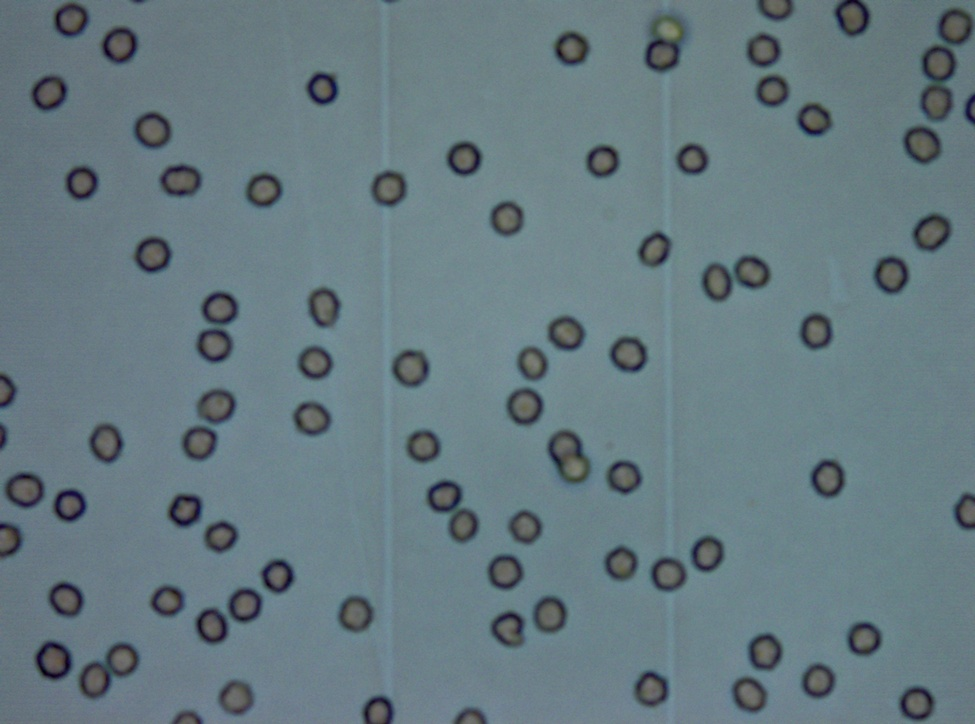
#> input picture A.jpg, 975 x 724 px, shrunk from 2080 x 1544 before the run
$ python -i erythrocyte_app.py   (imports and definitions only)
#> lines starting #> are read from the running program, lines starting #| are printed output that depends on the picture; after the words box and inside, x2 and y2 are one past the last pixel; in counts of white or black regions, pixels touching at a corner belong together
#> further down, picture is the input picture: shape (724, 975, 3); mean B, G, R 128.8, 121.8, 102.5
import streamlit as st
import cv2
import numpy as np
import requests
import pandas as pd
import matplotlib.pyplot as plt

# Set page title and favicon
# [4 lines not run here, left out]

def get_erythrocyte_shape_factors(image, anomaly_threshold=1.7):
    """
    Analyzes an image of erythrocytes and returns processed data.
    Erythrocytes are colored based on their shape factor.
    """
#> called with anomaly_threshold = 1.7
    processed_image = image.copy()
    gray = cv2.cvtColor(image, cv2.COLOR_BGR2GRAY)
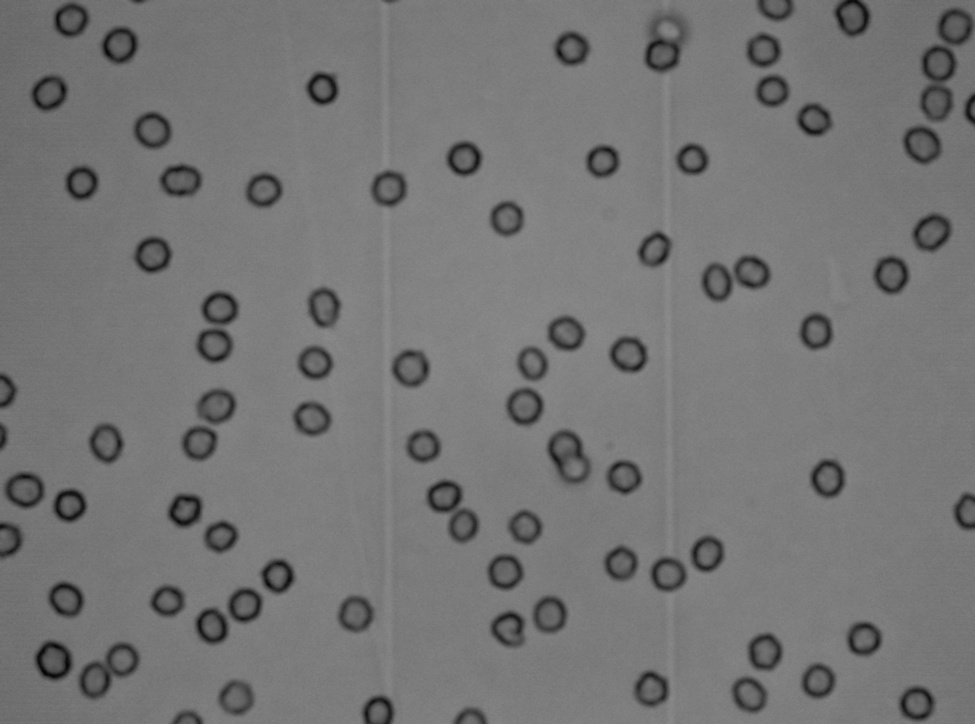
#> gray: shape (724, 975); min 2, max 140, mean 116.8
    _, thresh = cv2.threshold(gray, 100, 255, cv2.THRESH_BINARY_INV)
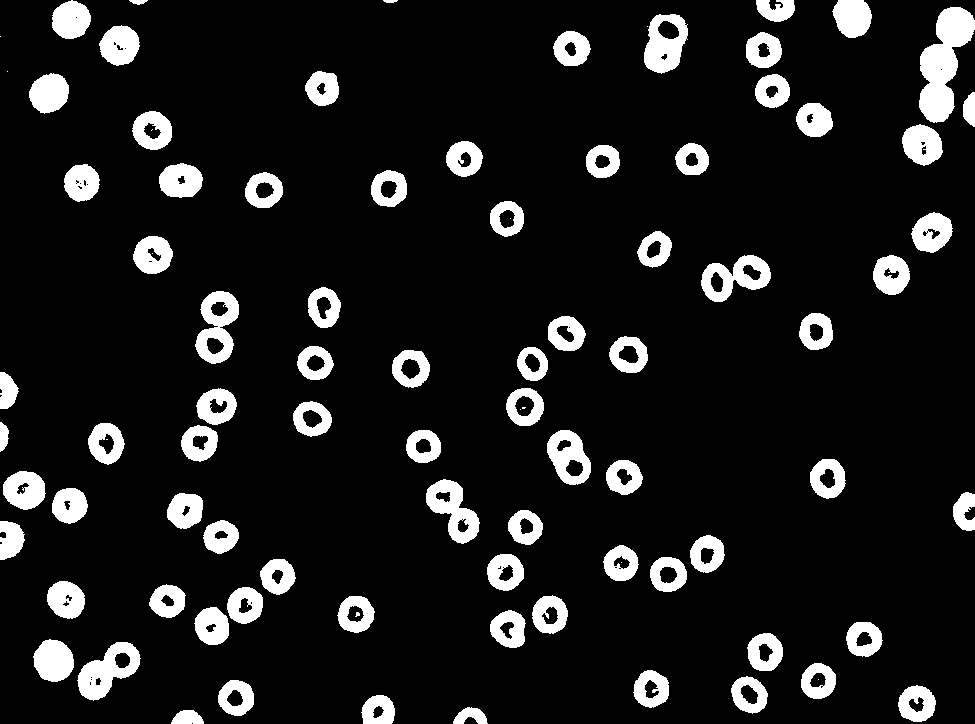
#> thresh: shape (724, 975); 10.9% white; 94 white regions (13 under 20 px)
    contours, _ = cv2.findContours(thresh, cv2.RETR_EXTERNAL, cv2.CHAIN_APPROX_SIMPLE)
#> contours = 84 contours, 3 with area under 20; largest, box (x1, y1, x2, y2) and area: (919, 7, 975, 123) 3462, (195, 291, 239, 364) 2062, (77, 642, 141, 701) 2010, (701, 255, 771, 302) 1916, (644, 14, 688, 74) 1910

    shape_factors_data = []
    anomalies_data = []

    for contour in contours:
        if len(contour) > 5:
            try:
                ellipse = cv2.fitEllipse(contour)
                (center, axes, orientation) = ellipse
                minor_axis = min(axes)
                major_axis = max(axes)

                if minor_axis > 0:
                    shape_factor = major_axis / minor_axis

                    # Determine color based on shape factor
                    ellipse_color = (0, 255, 0) # Green for normal (SF <= 1.3)
                    if shape_factor > 1.3 and shape_factor <= 1.5:
                        ellipse_color = (0, 255, 255) # Yellow for moderately elongated
                    elif shape_factor > 1.5:
                        ellipse_color = (0, 0, 255) # Red for highly elongated

                    if shape_factor <= anomaly_threshold:
                        shape_factors_data.append({
                            "Erythrocyte Number": len(shape_factors_data) + 1,
                            "Shape Factor": shape_factor
                        })
                        cv2.ellipse(processed_image, ellipse, ellipse_color, 2)
                        angle_rad = np.radians(orientation)
                        major_end_point_1 = (int(center[0] + major_axis/2 * np.cos(angle_rad)),
                                            int(center[1] + major_axis/2 * np.sin(angle_rad)))
                        major_end_point_2 = (int(center[0] - major_axis/2 * np.cos(angle_rad)),
                                            int(center[1] - major_axis/2 * np.sin(angle_rad)))
                        cv2.line(processed_image, major_end_point_1, major_end_point_2, (0, 0, 255), 1)
                        minor_angle_rad = np.radians(orientation + 90)
                        minor_end_point_1 = (int(center[0] + minor_axis/2 * np.cos(minor_angle_rad)),
                                            int(center[1] + minor_axis/2 * np.sin(minor_angle_rad)))
                        minor_end_point_2 = (int(center[0] - minor_axis/2 * np.cos(minor_angle_rad)),
                                            int(center[1] - minor_axis/2 * np.sin(minor_angle_rad)))
                        cv2.line(processed_image, minor_end_point_1, minor_end_point_2, (255, 0, 0), 1)
                        number_text = str(len(shape_factors_data))
                        text_pos = (int(center[0]) + 15, int(center[1]))
                        cv2.putText(processed_image, number_text, text_pos, cv2.FONT_HERSHEY_SIMPLEX, 0.5, (255, 255, 255), 1)
                    else:
                        anomalies_data.append({
                            "Erythrocyte Number": len(anomalies_data) + 1,
                            "Shape Factor": shape_factor
                        })
                        cv2.ellipse(processed_image, ellipse, (255, 0, 255), 2)
                        number_text = f"A{len(anomalies_data)}"
                        text_pos = (int(center[0]) + 15, int(center[1]))
                        cv2.putText(processed_image, number_text, text_pos, cv2.FONT_HERSHEY_SIMPLEX, 0.5, (255, 0, 255), 1)

            except cv2.error:
                continue
#> this loop made 84 passes
#> (center, orientation, minor_axis, major_axis, shape_factor, ellipse_color, angle_rad, major_end_point_1) on passes 3, 4, 5, 6, 7, 8, 10, 11, 12: ((377.8, 712.9), 12.97, 32.49, 36.9, 1.14, (0, 255, 0), 0.226, (395, 717)), ((916.6, 703.4), 96.65, 35.71, 36.84, 1.03, (0, 255, 0), 1.69, (914, 721)), ((235.9, 697.4), 108.6, 34.76, 35.67, 1.03, (0, 255, 0), 1.89, (230, 714)), ((749, 694.4), 136.7, 32.7, 38.62, 1.18, (0, 255, 0), 2.39, (734, 707)), ((650.9, 688.7), 19.6, 35.25, 35.91, 1.02, (0, 255, 0), 0.342, (667, 694)), ((817.9, 680.8), 33.28, 34.07, 35.49, 1.04, (0, 255, 0), 0.581, (832, 690)), ((53.17, 660.2), 156.2, 38.97, 42.16, 1.08, (0, 255, 0), 2.73, (33, 668)), ((764.6, 651.9), 4.64, 35.17, 38.08, 1.08, (0, 255, 0), 0.081, (783, 653)), ((863.6, 638.5), 82.36, 35.03, 35.6, 1.02, (0, 255, 0), 1.44, (865, 656))
#> (center, orientation, minor_axis, major_axis, shape_factor, ellipse_color, number_text, text_pos) on passes 1, 2, 9, 29, 31, 43: ((186.7, 718.2), 88.24, 15.34, 30.96, 2.02, (0, 0, 255), 'A1', (201, 718)), ((470.1, 715.9), 88.57, 16.86, 33.9, 2.01, (0, 0, 255), 'A2', (485, 715)), ((107.5, 670.2), 52.09, 36.38, 76.49, 2.1, (0, 0, 255), 'A3', (122, 670)), ((963.8, 511.1), 179.7, 20.85, 39.94, 1.92, (0, 0, 255), 'A4', (978, 511)), ((453, 510.6), 147.7, 35.5, 73.23, 2.06, (0, 0, 255), 'A5', (467, 510)), ((7.97, 390.8), 176, 17.44, 36, 2.06, (0, 0, 255), 'A6', (22, 390))
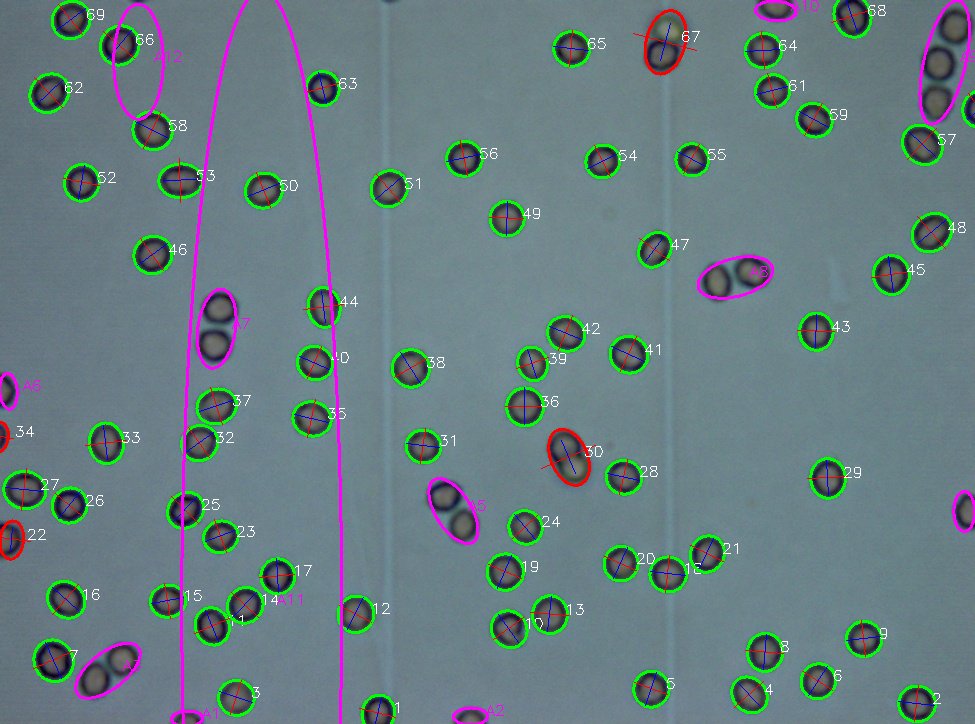
#> processed_image: shape (724, 975, 3); 5.61% of pixels changed, all inside (x1, y1, x2, y2) = (0, 0, 975, 724)

    return processed_image, shape_factors_data, anomalies_data

# --- Streamlit UI ---
# [4 lines not run here, left out]
# [1 line that did not run here, left out]

# Sidebar controls
# [1 line not run here, left out]
# [7 lines that did not run here, left out]

# [1 line that did not run here, left out]

# [97 lines not run here, left out]

>>> import cv2
>>> picture = cv2.imread('A.jpg')
>>> result = get_erythrocyte_shape_factors(picture)
